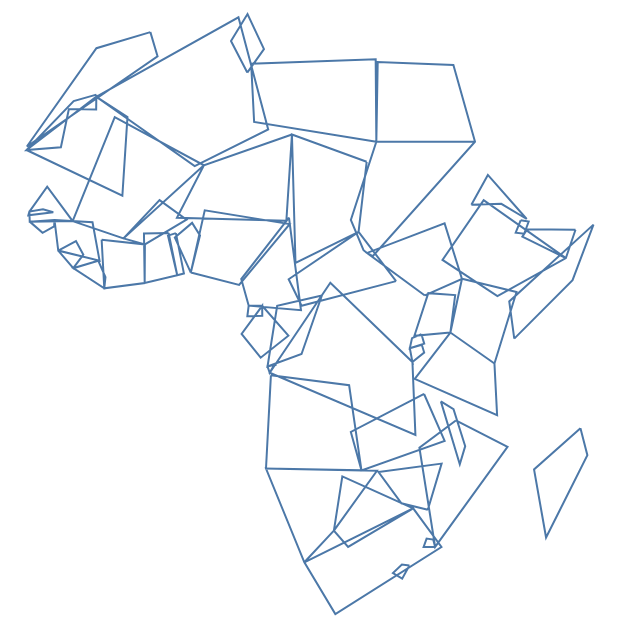

Notebook cell for this chart:
### Code cell
tp.Topology(data, presimplify=10).to_alt()

### Figure 1 — Vega-Lite specification as saved in the notebook (floating-point values rounded to 4 significant figures; data arrays with more than 128 entries replaced by an {"elided": "..."} marker saying what was removed)
{"config": {"view": {"continuousWidth": 400, "continuousHeight": 300}}, "data": {"name": "data-f647cd83f68fb08c62aafaf2641d7e45", "format": {"mesh": "data", "type": "topojson"}}, "mark": {"type": "geoshape", "filled": false}, "projection": {"reflectY": true, "type": "identity"}, "width": 300, "$schema": "https://vega.github.io/schema/vega-lite/v4.8.1.json", "datasets": {"data-f647cd83f68fb08c62aafaf2641d7e45": {"type": "Topology", "objects": {"data": {"geometries": [{"id": "1", "type": "Polygon", "properties": {"continent": "Africa", "gdp_md_est": 150600.0, "iso_a3": "TZA", "name": "Tanzania", "pop_est": 53950935}, "bbox": [29.34, -11.72, 40.32, -0.95], "arcs": [[-7, 0]]}, {"id": "2", "type": "Polygon", "properties": {"continent": "Africa", "gdp_md_est": 906.5, "iso_a3": "ESH", "name": "W. Sahara", "pop_est": 603253}, "bbox": [-17.06, 21.0, -8.665, 27.66], "arcs": [[1, 2]]}, {"id": "11", "type": "Polygon", "properties": {"continent": "Africa", "gdp_md_est": 66010.0, "iso_a3": "COD", "name": "Dem. Rep. Congo", "pop_est": 83301151}, "bbox": [12.18, -13.26, 31.17, 5.256], "arcs": [[3, 4]]}, {"id": "12", "type": "Polygon", "properties": {"continent": "Africa", "gdp_md_est": 4719.0, "iso_a3": "SOM", "name": "Somalia", "pop_est": 7531386}, "bbox": [40.98, -1.683, 51.13, 12.02], "arcs": [[5]]}, {"id": "13", "type": "Polygon", "properties": {"continent": "Africa", "gdp_md_est": 152700.0, "iso_a3": "KEN", "name": "Kenya", "pop_est": 47615739}, "bbox": [33.89, -4.677, 41.86, 5.506], "arcs": [[6, 7, 8]]}, {"id": "14", "type": "Polygon", "properties": {"continent": "Africa", "gdp_md_est": 176300.0, "iso_a3": "SDN", "name": "Sudan", "pop_est": 37345935}, "bbox": [21.94, 8.229, 38.41, 22.0], "arcs": [[9, -83, 10]]}, {"id": "15", "type": "Polygon", "properties": {"continent": "Africa", "gdp_md_est": 30590.0, "iso_a3": "TCD", "name": "Chad", "pop_est": 12075985}, "bbox": [13.54, 7.422, 23.89, 23.41], "arcs": [[11, 12, 13]]}, {"id": "25", "type": "Polygon", "properties": {"continent": "Africa", "gdp_md_est": 739100.0, "iso_a3": "ZAF", "name": "South Africa", "pop_est": 54841552}, "bbox": [16.34, -34.82, 32.83, -22.09], "arcs": [[14, 15], [16]]}, {"id": "26", "type": "Polygon", "properties": {"continent": "Africa", "gdp_md_est": 6019.0, "iso_a3": "LSO", "name": "Lesotho", "pop_est": 1958042}, "bbox": [27.0, -30.65, 29.33, -28.65], "arcs": [[16]]}, {"id": "48", "type": "Polygon", "properties": {"continent": "Africa", "gdp_md_est": 28330.0, "iso_a3": "ZWE", "name": "Zimbabwe", "pop_est": 13805084}, "bbox": [25.26, -22.27, 32.85, -15.51], "arcs": [[17]]}, {"id": "49", "type": "Polygon", "properties": {"continent": "Africa", "gdp_md_est": 35900.0, "iso_a3": "BWA", "name": "Botswana", "pop_est": 2214858}, "bbox": [19.9, -26.83, 29.43, -17.66], "arcs": [[18, 19]]}, {"id": "50", "type": "Polygon", "properties": {"continent": "Africa", "gdp_md_est": 25990.0, "iso_a3": "NAM", "name": "Namibia", "pop_est": 2484780}, "bbox": [11.73, -29.05, 25.08, -16.94], "arcs": [[20, 21, 22]]}, {"id": "51", "type": "Polygon", "properties": {"continent": "Africa", "gdp_md_est": 39720.0, "iso_a3": "SEN", "name": "Senegal", "pop_est": 14668522}, "bbox": [-17.63, 12.33, -11.47, 16.6], "arcs": [[23, 24, 25]]}, {"id": "52", "type": "Polygon", "properties": {"continent": "Africa", "gdp_md_est": 38090.0, "iso_a3": "MLI", "name": "Mali", "pop_est": 17885245}, "bbox": [-12.17, 10.1, 4.27, 24.97], "arcs": [[26, 27, 28]]}, {"id": "53", "type": "Polygon", "properties": {"continent": "Africa", "gdp_md_est": 16710.0, "iso_a3": "MRT", "name": "Mauritania", "pop_est": 3758571}, "bbox": [-17.06, 14.62, -4.923, 27.4], "arcs": [[29, 30]]}, {"id": "54", "type": "Polygon", "properties": {"continent": "Africa", "gdp_md_est": 24310.0, "iso_a3": "BEN", "name": "Benin", "pop_est": 11038805}, "bbox": [0.7723, 6.142, 3.797, 12.24], "arcs": [[31]]}, {"id": "55", "type": "Polygon", "properties": {"continent": "Africa", "gdp_md_est": 20150.0, "iso_a3": "NER", "name": "Niger", "pop_est": 19245344}, "bbox": [0.2956, 11.66, 15.9, 23.47], "arcs": [[32, 33]]}, {"id": "56", "type": "Polygon", "properties": {"continent": "Africa", "gdp_md_est": 1089000.0, "iso_a3": "NGA", "name": "Nigeria", "pop_est": 190632261}, "bbox": [2.692, 4.241, 14.58, 13.87], "arcs": [[34]]}, {"id": "57", "type": "Polygon", "properties": {"continent": "Africa", "gdp_md_est": 77240.0, "iso_a3": "CMR", "name": "Cameroon", "pop_est": 24994885}, "bbox": [8.489, 1.728, 16.01, 12.86], "arcs": [[35, 36]]}, {"id": "58", "type": "Polygon", "properties": {"continent": "Africa", "gdp_md_est": 11610.0, "iso_a3": "TGO", "name": "Togo", "pop_est": 7965055}, "bbox": [-0.04978, 5.929, 1.865, 11.02], "arcs": [[37, 38]]}, {"id": "59", "type": "Polygon", "properties": {"continent": "Africa", "gdp_md_est": 120800.0, "iso_a3": "GHA", "name": "Ghana", "pop_est": 27499924}, "bbox": [-3.244, 4.71, 1.06, 11.1], "arcs": [[39, 40, 41]]}, {"id": "60", "type": "Polygon", "properties": {"continent": "Africa", "gdp_md_est": 87120.0, "iso_a3": "CIV", "name": "Côte d'Ivoire", "pop_est": 24184810}, "bbox": [-8.603, 4.338, -2.562, 10.52], "arcs": [[42]]}, {"id": "61", "type": "Polygon", "properties": {"continent": "Africa", "gdp_md_est": 16080.0, "iso_a3": "GIN", "name": "Guinea", "pop_est": 12413867}, "bbox": [-15.13, 7.309, -7.832, 12.59], "arcs": [[43, 44]]}, {"id": "62", "type": "Polygon", "properties": {"continent": "Africa", "gdp_md_est": 2851.0, "iso_a3": "GNB", "name": "Guinea-Bissau", "pop_est": 1792338}, "bbox": [-16.68, 11.04, -13.7, 12.63], "arcs": [[45, 46]]}, {"id": "63", "type": "Polygon", "properties": {"continent": "Africa", "gdp_md_est": 3881.0, "iso_a3": "LBR", "name": "Liberia", "pop_est": 4689021}, "bbox": [-11.44, 4.356, -7.54, 8.541], "arcs": [[47, 48, 49]]}, {"id": "64", "type": "Polygon", "properties": {"continent": "Africa", "gdp_md_est": 10640.0, "iso_a3": "SLE", "name": "Sierra Leone", "pop_est": 6163195}, "bbox": [-13.25, 6.786, -10.23, 10.05], "arcs": [[50, 51]]}, {"id": "65", "type": "Polygon", "properties": {"continent": "Africa", "gdp_md_est": 32990.0, "iso_a3": "BFA", "name": "Burkina Faso", "pop_est": 20107509}, "bbox": [-5.471, 9.611, 2.177, 15.12], "arcs": [[52, 53]]}, {"id": "66", "type": "Polygon", "properties": {"continent": "Africa", "gdp_md_est": 3206.0, "iso_a3": "CAF", "name": "Central African Rep.", "pop_est": 5625118}, "bbox": [14.46, 2.268, 27.37, 11.14], "arcs": [[54, 55]]}, {"id": "67", "type": "Polygon", "properties": {"continent": "Africa", "gdp_md_est": 30270.0, "iso_a3": "COG", "name": "Congo", "pop_est": 4954674}, "bbox": [11.09, -5.038, 18.45, 3.728], "arcs": [[56, 57]]}, {"id": "68", "type": "Polygon", "properties": {"continent": "Africa", "gdp_md_est": 35980.0, "iso_a3": "GAB", "name": "Gabon", "pop_est": 1772255}, "bbox": [8.798, -3.979, 14.43, 2.327], "arcs": [[58]]}, {"id": "69", "type": "Polygon", "properties": {"continent": "Africa", "gdp_md_est": 31770.0, "iso_a3": "GNQ", "name": "Eq. Guinea", "pop_est": 778358}, "bbox": [9.306, 1.01, 11.29, 2.284], "arcs": [[59, 60]]}, {"id": "70", "type": "Polygon", "properties": {"continent": "Africa", "gdp_md_est": 65170.0, "iso_a3": "ZMB", "name": "Zambia", "pop_est": 15972000}, "bbox": [21.89, -17.96, 33.49, -8.238], "arcs": [[61, 62]]}, {"id": "71", "type": "Polygon", "properties": {"continent": "Africa", "gdp_md_est": 21200.0, "iso_a3": "MWI", "name": "Malawi", "pop_est": 19196246}, "bbox": [32.69, -16.8, 35.77, -9.231], "arcs": [[63]]}, {"id": "72", "type": "Polygon", "properties": {"continent": "Africa", "gdp_md_est": 35010.0, "iso_a3": "MOZ", "name": "Mozambique", "pop_est": 26573706}, "bbox": [30.18, -26.74, 40.78, -10.32], "arcs": [[64, 65]]}, {"id": "73", "type": "Polygon", "properties": {"continent": "Africa", "gdp_md_est": 11060.0, "iso_a3": "SWZ", "name": "eSwatini", "pop_est": 1467152}, "bbox": [30.68, -27.29, 32.07, -25.66], "arcs": [[66]]}, {"id": "74", "type": "MultiPolygon", "properties": {"continent": "Africa", "gdp_md_est": 189000.0, "iso_a3": "AGO", "name": "Angola", "pop_est": 29310273}, "bbox": [11.64, -17.93, 24.08, -4.438], "arcs": [[[67, 68, 69]], [[70, 71, 72]]]}, {"id": "75", "type": "Polygon", "properties": {"continent": "Africa", "gdp_md_est": 7892.0, "iso_a3": "BDI", "name": "Burundi", "pop_est": 11466756}, "bbox": [29.02, -4.5, 30.75, -2.348], "arcs": [[73, 74, 75]]}, {"id": "78", "type": "Polygon", "properties": {"continent": "Africa", "gdp_md_est": 36860.0, "iso_a3": "MDG", "name": "Madagascar", "pop_est": 25054161}, "bbox": [43.25, -25.6, 50.48, -12.04], "arcs": [[76]]}, {"id": "80", "type": "Polygon", "properties": {"continent": "Africa", "gdp_md_est": 3387.0, "iso_a3": "GMB", "name": "Gambia", "pop_est": 2051363}, "bbox": [-16.84, 13.13, -13.84, 13.88], "arcs": [[77]]}, {"id": "81", "type": "Polygon", "properties": {"continent": "Africa", "gdp_md_est": 130800.0, "iso_a3": "TUN", "name": "Tunisia", "pop_est": 11403800}, "bbox": [7.524, 30.31, 11.49, 37.35], "arcs": [[78]]}, {"id": "82", "type": "Polygon", "properties": {"continent": "Africa", "gdp_md_est": 609400.0, "iso_a3": "DZA", "name": "Algeria", "pop_est": 40969443}, "bbox": [-8.684, 19.06, 12.0, 37.12], "arcs": [[79]]}, {"id": "154", "type": "Polygon", "properties": {"continent": "Africa", "gdp_md_est": 9169.0, "iso_a3": "ERI", "name": "Eritrea", "pop_est": 5918919}, "bbox": [36.32, 12.46, 43.08, 18.0], "arcs": [[80]]}, {"id": "162", "type": "Polygon", "properties": {"continent": "Africa", "gdp_md_est": 282800.0, "iso_a3": "MAR", "name": "Morocco", "pop_est": 33986655}, "bbox": [-17.02, 21.42, -1.125, 35.76], "arcs": [[81]]}, {"id": "163", "type": "Polygon", "properties": {"continent": "Africa", "gdp_md_est": 1105000.0, "iso_a3": "EGY", "name": "Egypt", "pop_est": 97041072}, "bbox": [24.7, 22.0, 36.87, 31.59], "arcs": [[82, 83]]}, {"id": "164", "type": "Polygon", "properties": {"continent": "Africa", "gdp_md_est": 90890.0, "iso_a3": "LBY", "name": "Libya", "pop_est": 6653210}, "bbox": [9.319, 19.58, 25.16, 33.14], "arcs": [[84]]}, {"id": "165", "type": "Polygon", "properties": {"continent": "Africa", "gdp_md_est": 174700.0, "iso_a3": "ETH", "name": "Ethiopia", "pop_est": 105350020}, "bbox": [32.95, 3.422, 47.79, 14.96], "arcs": [[85]]}, {"id": "166", "type": "Polygon", "properties": {"continent": "Africa", "gdp_md_est": 3345.0, "iso_a3": "DJI", "name": "Djibouti", "pop_est": 865267}, "bbox": [41.66, 10.93, 43.32, 12.7], "arcs": [[86]]}, {"id": "167", "type": "Polygon", "properties": {"continent": "Africa", "gdp_md_est": 12250.0, "iso_a3": "-99", "name": "Somaliland", "pop_est": 3500000}, "bbox": [42.56, 7.997, 48.95, 11.46], "arcs": [[87, 88]]}, {"id": "168", "type": "Polygon", "properties": {"continent": "Africa", "gdp_md_est": 84930.0, "iso_a3": "UGA", "name": "Uganda", "pop_est": 39570125}, "bbox": [29.58, -1.443, 35.04, 4.25], "arcs": [[89]]}, {"id": "169", "type": "Polygon", "properties": {"continent": "Africa", "gdp_md_est": 21970.0, "iso_a3": "RWA", "name": "Rwanda", "pop_est": 11901484}, "bbox": [29.02, -2.918, 30.82, -1.135], "arcs": [[90, 91]]}, {"id": "176", "type": "Polygon", "properties": {"continent": "Africa", "gdp_md_est": 20880.0, "iso_a3": "SSD", "name": "S. Sudan", "pop_est": 13026129}, "bbox": [23.89, 3.509, 35.3, 12.25], "arcs": [[92, 93]]}], "type": "GeometryCollection"}}, "bbox": [-17.06, -34.8, 51.11, 37.35], "transform": {"scale": [6.817e-05, 7.215e-05], "translate": [-17.06, -34.8]}, "arcs": {"elided": "94 rows, 608 int values in total"}}}}
